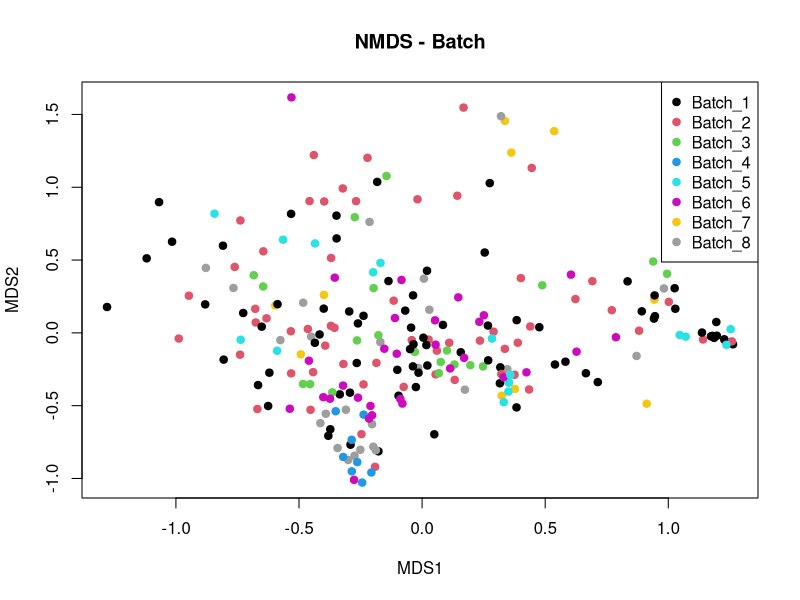

The R source for this figure: (Note: this script raises an error after producing the figure.)
#!/usr/bin/env Rscript
# ======================================================================
# BETA DIVERSITY (NMDS) VS VARIABLES CLÍNICAS
# ----------------------------------------------------------------------
# Descripción:
#   1. Carga tabla QIIME2 y metadata.
#   2. Calcula distancia Bray-Curtis y NMDS global.
#   3. Para cada variable categórica:
#      - Genera un NMDS coloreado por niveles de la variable.
#      - Calcula PERMANOVA (adonis2), betadisper y ANOSIM (opcional).
#   4. Analiza SAPS II (continua) con NMDS, PERMANOVA y betadisper.
#   5. Exporta una tabla resumen con todos los estadísticos, incluyendo
#      p-valores ajustados por FDR para cada test.
#
# Entradas:
#   - 1_input/aggregated_taxonomy_table_qiime.tsv
#   - 1_input/metadata.csv
#
# Salidas:
#   - 0_figs/NMDS_por_variable/NMDS_*.png
#   - 0_tables/NMDS_estadisticos_resumen.csv
#
# Requisitos:
#   - R >= 4.0
#   - Paquetes: data.table, dplyr, vegan, tidyverse
#
# Autor: Sandra Mingo-Ramirez
# Fecha: 2025
# ======================================================================

PROJECT_DIR <- "/home/sandra/Projects/UCI_Variables/"
setwd(PROJECT_DIR)

# ----------------------------------------------------------------------
# 1. LIBRERÍAS
# ----------------------------------------------------------------------
library(data.table)
library(dplyr)
library(vegan)
library(tidyverse)

dir.create("0_figs/NMDS_por_variable", recursive = TRUE, showWarnings = FALSE)
dir.create("0_tables", showWarnings = FALSE)

# ----------------------------------------------------------------------
# 2. TABLA QIIME2 Y METADATA
# ----------------------------------------------------------------------
table_qiime <- fread(
  "1_input/aggregated_taxonomy_table_qiime.tsv",
  header     = TRUE,
  data.table = FALSE,
  fill       = TRUE
)

rownames(table_qiime) <- table_qiime[, 1]
table_qiime <- table_qiime[, -1]

rownames(table_qiime) <- rownames(table_qiime) |>
  str_replace("^d__", "") |>
  str_replace("p__", "") |>
  str_replace("c__", "") |>
  str_replace("o__", "") |>
  str_replace("f__", "") |>
  str_replace("g__", "")

colnames(table_qiime) <- gsub("_L001", "", colnames(table_qiime))

metadata <- read.csv(
  "1_input/metadata.csv",
  header      = TRUE,
  row.names   = 1,
  check.names = FALSE
)
rownames(metadata) <- gsub("_L001", "", rownames(metadata))

samples <- intersect(colnames(table_qiime), rownames(metadata))
table_qiime <- table_qiime[, samples]
metadata    <- metadata[samples, ]

# ----------------------------------------------------------------------
# 3. DISTANCIA BRAY-CURTIS Y NMDS GLOBAL
# ----------------------------------------------------------------------
dist_mat <- vegdist(t(table_qiime), method = "bray")
nmds     <- metaMDS(dist_mat, trymax = 100)

run_nmds_analysis <- function(
    variable,
    var_name,
    metadata,
    dist_mat,
    nmds,
    file_name,
    use_anosim = TRUE
) {
  factor_var <- as.factor(metadata[[variable]])
  cols       <- as.numeric(factor_var)
  
  # NMDS
  png(file_name, width = 2000, height = 2000, res = 300)
  plot(
    nmds$points,
    col  = cols,
    pch  = 19,
    main = paste("NMDS -", var_name)
  )
  legend(
    "topright",
    legend = levels(factor_var),
    col    = seq_along(levels(factor_var)),
    pch    = 19
  )
  dev.off()
  
  # PERMANOVA
  adon <- adonis2(dist_mat ~ factor_var, data = metadata)
  
  # Betadisper
  beta      <- betadisper(dist_mat, factor_var, type = "centroid")
  beta_perm <- permutest(beta)
  
  # ANOSIM (opcional)
  if (use_anosim) {
    anos   <- anosim(dist_mat, factor_var)
    anos_R <- anos$statistic
    anos_p <- anos$signif
  } else {
    anos_R <- NA
    anos_p <- NA
  }
  
  tibble(
    Variable     = var_name,
    adonis2_F    = adon$F[1],
    adonis2_R2   = adon$R2[1],
    adonis2_p    = adon$`Pr(>F)`[1],
    Betadisper_F = beta_perm$tab$F[1],
    Betadisper_p = beta_perm$tab$`Pr(>F)`[1],
    ANOSIM_R     = anos_R,
    ANOSIM_p     = anos_p
  )
}

# ----------------------------------------------------------------------
# 4. VARIABLES CATEGÓRICAS
# ----------------------------------------------------------------------
results <- bind_rows(
  run_nmds_analysis("Batch",                 "Batch",                  metadata, dist_mat, nmds, "0_figs/NMDS_por_variable/NMDS_batch.png"),
  run_nmds_analysis("Sexo",                  "Sexo",                   metadata, dist_mat, nmds, "0_figs/NMDS_por_variable/NMDS_sexo.png"),
  run_nmds_analysis("Foco",                  "Foco",                   metadata, dist_mat, nmds, "0_figs/NMDS_por_variable/NMDS_foco.png"),
  run_nmds_analysis("Inmunosuprimido",       "Inmunosuprimido",        metadata, dist_mat, nmds, "0_figs/NMDS_por_variable/NMDS_inmunosuprimido.png", use_anosim = FALSE),
  run_nmds_analysis("NHC",                   "Paciente (NHC)",         metadata, dist_mat, nmds, "0_figs/NMDS_por_variable/NMDS_NHC.png"),
  run_nmds_analysis("Mortalidad.UCI",        "Mortalidad UCI",         metadata, dist_mat, nmds, "0_figs/NMDS_por_variable/NMDS_mortalidad_UCI.png"),
  run_nmds_analysis("Mortalidad.hospitalaria","Mortalidad hospitalaria",metadata, dist_mat, nmds, "0_figs/NMDS_por_variable/NMDS_mortalidad_hospitalaria.png"),
  run_nmds_analysis("Traqueostomia",         "Traqueostomía",          metadata, dist_mat, nmds, "0_figs/NMDS_por_variable/NMDS_traqueostomia.png", use_anosim = FALSE),
  run_nmds_analysis("VM.durante.el.ingreso", "Ventilación mecánica",   metadata, dist_mat, nmds, "0_figs/NMDS_por_variable/NMDS_VM.png", use_anosim = FALSE),
  run_nmds_analysis("GNAF.durante.elingreso","GNAF",                   metadata, dist_mat, nmds, "0_figs/NMDS_por_variable/NMDS_GNAF.png", use_anosim = FALSE),
  run_nmds_analysis("VMNI.durante.el.ingreso","VMNI",                  metadata, dist_mat, nmds, "0_figs/NMDS_por_variable/NMDS_VMNI.png", use_anosim = FALSE),
  run_nmds_analysis("Riesgo.RZ",             "Riesgo RZ",              metadata, dist_mat, nmds, "0_figs/NMDS_por_variable/NMDS_RiesgoRZ.png", use_anosim = FALSE),
  run_nmds_analysis("Bicho",                 "Microorganismo",         metadata, dist_mat, nmds, "0_figs/NMDS_por_variable/NMDS_Bicho.png", use_anosim = FALSE),
  run_nmds_analysis("X.Ingresa.séptico.",    "Ingreso séptico",        metadata, dist_mat, nmds, "0_figs/NMDS_por_variable/NMDS_Ingreso_septico.png", use_anosim = FALSE)
)

# ----------------------------------------------------------------------
# 5. VARIABLE CONTINUA SAPS II
# ----------------------------------------------------------------------
metadata$SAPS.II.score <- as.numeric(metadata$SAPS.II.score)
metadata_clean <- metadata[!is.na(metadata$SAPS.II.score), ]

dist_matrix <- as.matrix(dist_mat)
dist_clean  <- as.dist(dist_matrix[rownames(metadata_clean), rownames(metadata_clean)])

nmds_saps <- metaMDS(dist_clean, trymax = 100)

metadata_clean$SAPS.II.group <- cut(
  metadata_clean$SAPS.II.score,
  breaks = 4,
  labels = c("Bajo", "Medio-Bajo", "Medio-Alto", "Alto")
)

png("0_figs/NMDS_por_variable/NMDS_SAPSII.png", width = 2000, height = 2000, res = 300)
plot(
  nmds_saps$points,
  col  = as.numeric(metadata_clean$SAPS.II.group),
  pch  = 19,
  main = "NMDS - SAPS II"
)
legend(
  "topright",
  legend = levels(metadata_clean$SAPS.II.group),
  col    = seq_along(levels(metadata_clean$SAPS.II.group)),
  pch    = 19
)
dev.off()

adon_saps       <- adonis2(dist_clean ~ SAPS.II.score, data = metadata_clean)
beta_saps       <- betadisper(dist_clean, metadata_clean$SAPS.II.group)
beta_saps_perm  <- permutest(beta_saps)

results <- bind_rows(
  results,
  tibble(
    Variable     = "SAPS II",
    adonis2_F    = adon_saps$F[1],
    adonis2_R2   = adon_saps$R2[1],
    adonis2_p    = adon_saps$`Pr(>F)`[1],
    Betadisper_F = beta_saps_perm$tab$F[1],
    Betadisper_p = beta_saps_perm$tab$`Pr(>F)`[1],
    ANOSIM_R     = NA,
    ANOSIM_p     = NA
  )
)

# ----------------------------------------------------------------------
# 6. AJUSTE POR FDR Y EXPORTACIÓN
# ----------------------------------------------------------------------
results_fdr <- results %>%
  mutate(
    adonis2_p_FDR    = p.adjust(adonis2_p,    method = "fdr"),
    Betadisper_p_FDR = p.adjust(Betadisper_p, method = "fdr"),
    ANOSIM_p_FDR     = p.adjust(ANOSIM_p,     method = "fdr")
  )

write.csv(
  results_fdr,
  "0_tables/NMDS_estadisticos_resumen.csv",
  row.names = FALSE
)
